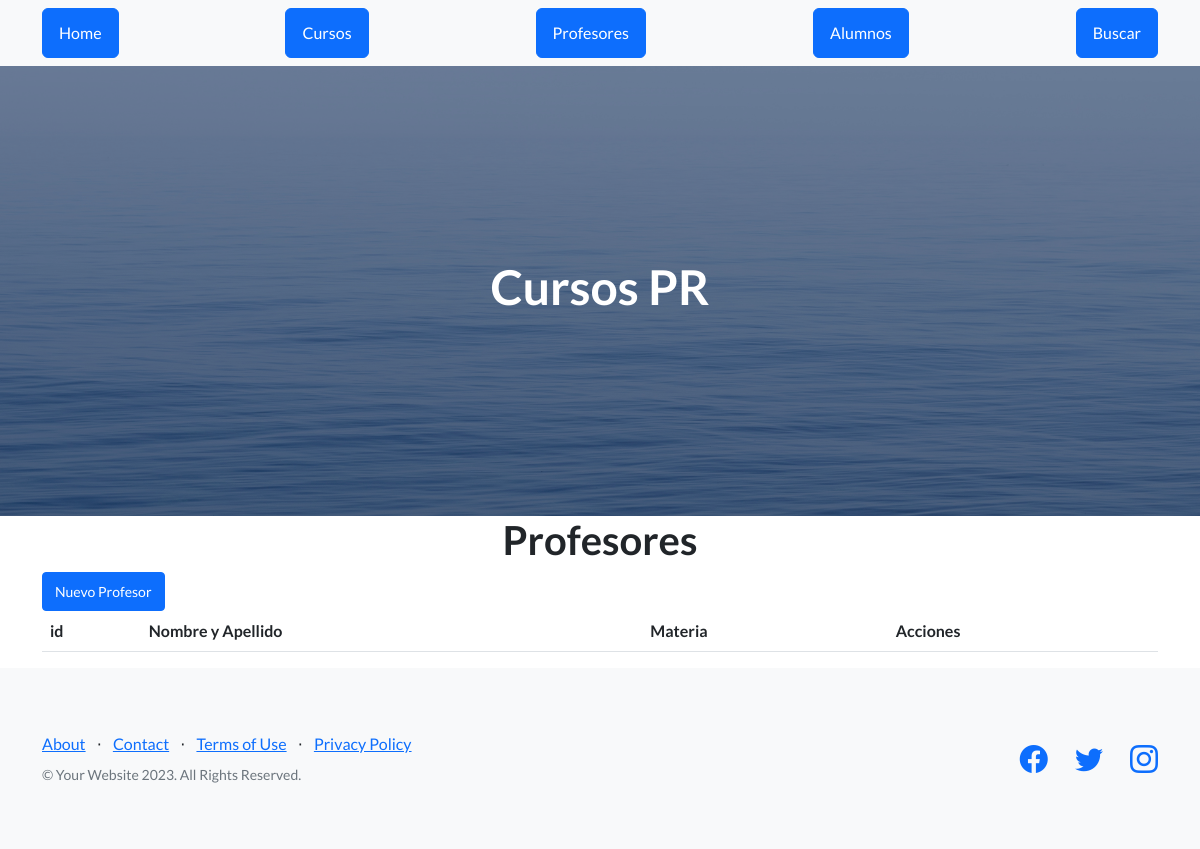
Before: /App_tercera/ver_profesores/ with the older database file.
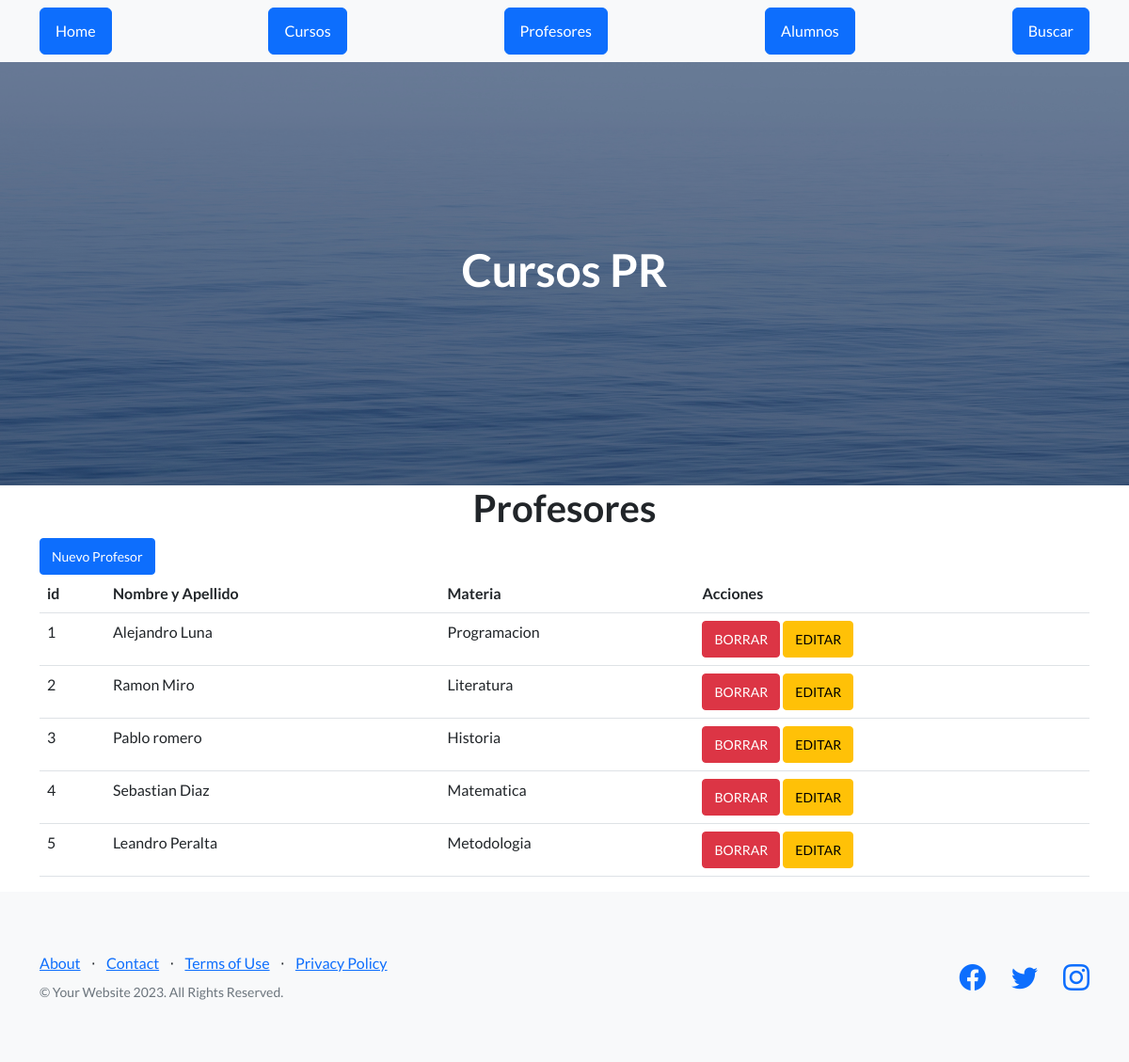
After: the same page with the newer database file.
### App_tercera/models.py (models this page shows, shortened)
class Profesor(models.Model):
    Nombre_y_Apellido = models.CharField(max_length=100)
    Materia = models.CharField(max_length=100)

### App_tercera/views.py (the view)
# urls.py: path('ver_profesores/', views.ver_profesores, name='ver_profesores'),
def ver_profesores(request):
    profesores = Profesor.objects.all()
    return render(request, 'ver_profesores.html', {'profesores': profesores})

### App_tercera/Template/ver_profesores.html
{% extends "padre.html" %}
{% load static %}
{% block contenido %}
<main class="container">
    <h1 class="text-xl-center title"> Profesores </h1>
    <a href="{% url 'agregar_profesor' %}" class="btn btn-primary btn-sm">Nuevo Profesor</a>
    <table class="table">
        <thead>
            <tr>
                <th>id</th>
                <th>Nombre y Apellido</th>
                <th>Materia</th>
                <th>Acciones</th>
            </tr>
        </thead>
        <tbody>
            {% for profesor in profesores %}
            <tr>
                <td>{{ profesor.id }}</td>
                <td>{{ profesor.Nombre_y_Apellido }}</td>
                <td>{{ profesor.Materia }}</td>
                <td>
                    <a href="{% url 'eliminar_profesor' profesor.id %}" class="btn btn-danger btn-sm">BORRAR</a>
                    <a href="{% url 'editar_profesor' profesor.id %}" class="btn btn-warning btn-sm">EDITAR</a>
                </td>
            </tr>
            {% endfor %}
        </tbody>
    </table>
</main>
{% endblock %}

Changed rows visible on the page:
added Profesor: id "1", Nombre_y_Apellido "Alejandro Luna", Materia "Programacion"
added Profesor: id "2", Nombre_y_Apellido "Ramon Miro", Materia "Literatura"
added Profesor: id "3", Nombre_y_Apellido "Pablo romero", Materia "Historia"
added Profesor: id "4", Nombre_y_Apellido "Sebastian Diaz", Materia "Matematica"
added Profesor: id "5", Nombre_y_Apellido "Leandro Peralta", Materia "Metodologia"
